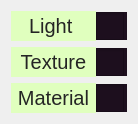
      <widget class="QWidget" name="layoutWidget">
       <property name="geometry">
        <rect>
         <x>1260</x>
         <y>220</y>
         <width>120</width>
         <height>110</height>
        </rect>
       </property>
       <layout class="QVBoxLayout" name="verticalLayout_16">
        <item>
         <layout class="QHBoxLayout" name="horizontalLayout_13">
          <property name="spacing">
           <number>0</number>
          </property>
          <item>
           <widget class="QLabel" name="lbl_Light">
            <property name="sizePolicy">
             <sizepolicy hsizetype="Expanding" vsizetype="Fixed">
              <horstretch>0</horstretch>
              <verstretch>0</verstretch>
             </sizepolicy>
            </property>
            <property name="minimumSize">
             <size>
              <width>85</width>
              <height>30</height>
             </size>
            </property>
            <property name="maximumSize">
             <size>
              <width>90</width>
              <height>16777215</height>
             </size>
            </property>
            <property name="styleSheet">
             <string notr="true">QLabel {
background-color: rgb(224, 255, 190);
color: rgb(36, 36, 36);
font-size: 20px;
border-style: outset;
border-width:0px;
border-radius: 0px;
border-color: rgb(71, 94, 76);
}</string>
            </property>
            <property name="text">
             <string>Light </string>
            </property>
            <property name="alignment">
             <set>Qt::AlignCenter</set>
            </property>
           </widget>
          </item>
          <item>
           <widget class="QCheckBox" name="cbx_Light">
            <property name="sizePolicy">
             <sizepolicy hsizetype="Expanding" vsizetype="Fixed">
              <horstretch>0</horstretch>
              <verstretch>0</verstretch>
             </sizepolicy>
            </property>
            <property name="minimumSize">
             <size>
              <width>31</width>
              <height>0</height>
             </size>
            </property>
            <property name="maximumSize">
             <size>
              <width>31</width>
              <height>16777215</height>
             </size>
            </property>
            <property name="styleSheet">
             <string notr="true">QCheckBox::indicator {
    width: 28px;
    height: 28px;
}
QCheckBox{
background-color: rgb(29, 15, 30);
color: rgb(224, 255, 190);
}</string>
            </property>
            <property name="text">
             <string/>
            </property>
           </widget>
          </item>
         </layout>
        </item>
        <item>
         <layout class="QHBoxLayout" name="horizontalLayout_14">
          <property name="spacing">
           <number>0</number>
          </property>
          <item>
           <widget class="QLabel" name="lbl_Texture">
            <property name="sizePolicy">
             <sizepolicy hsizetype="Expanding" vsizetype="Fixed">
              <horstretch>0</horstretch>
              <verstretch>0</verstretch>
             </sizepolicy>
            </property>
            <property name="minimumSize">
             <size>
              <width>85</width>
              <height>30</height>
             </size>
            </property>
            <property name="maximumSize">
             <size>
              <width>90</width>
              <height>16777215</height>
             </size>
            </property>
            <property name="styleSheet">
             <string notr="true">QLabel {
background-color: rgb(224, 255, 190);
color: rgb(36, 36, 36);
font-size: 20px;
border-style: outset;
border-width:0px;
border-radius: 0px;
border-color: rgb(71, 94, 76);
}</string>
            </property>
            <property name="text">
             <string>Texture</string>
            </property>
            <property name="alignment">
             <set>Qt::AlignCenter</set>
            </property>
           </widget>
          </item>
          <item>
           <widget class="QCheckBox" name="cbx_Texture">
            <property name="sizePolicy">
             <sizepolicy hsizetype="Expanding" vsizetype="Fixed">
              <horstretch>0</horstretch>
              <verstretch>0</verstretch>
             </sizepolicy>
            </property>
            <property name="minimumSize">
             <size>
              <width>31</width>
              <height>0</height>
             </size>
            </property>
            <property name="maximumSize">
             <size>
              <width>31</width>
              <height>16777215</height>
             </size>
            </property>
            <property name="styleSheet">
             <string notr="true">QCheckBox::indicator {
    width: 28px;
    height: 28px;
}
QCheckBox{
background-color: rgb(29, 15, 30);
color: rgb(224, 255, 190);
}</string>
            </property>
            <property name="text">
             <string/>
            </property>
           </widget>
          </item>
         </layout>
        </item>
        <item>
         <layout class="QHBoxLayout" name="horizontalLayout_15">
          <property name="spacing">
           <number>0</number>
          </property>
          <item>
           <widget class="QLabel" name="lbl_Material">
            <property name="sizePolicy">
             <sizepolicy hsizetype="Expanding" vsizetype="Fixed">
              <horstretch>0</horstretch>
              <verstretch>0</verstretch>
             </sizepolicy>
            </property>
            <property name="minimumSize">
             <size>
              <width>85</width>
              <height>30</height>
             </size>
            </property>
            <property name="maximumSize">
             <size>
              <width>90</width>
              <height>16777215</height>
             </size>
            </property>
            <property name="styleSheet">
             <string notr="true">QLabel {
background-color: rgb(224, 255, 190);
color: rgb(36, 36, 36);
font-size: 20px;
border-style: outset;
border-width:0px;
border-radius: 0px;
border-color: rgb(71, 94, 76);
}</string>
            </property>
            <property name="text">
             <string>Material</string>
            </property>
            <property name="alignment">
             <set>Qt::AlignCenter</set>
            </property>
           </widget>
          </item>
          <item>
           <widget class="QCheckBox" name="cbx_Material">
            <property name="sizePolicy">
             <sizepolicy hsizetype="Expanding" vsizetype="Fixed">
              <horstretch>0</horstretch>
              <verstretch>0</verstretch>
             </sizepolicy>
            </property>
            <property name="minimumSize">
             <size>
              <width>31</width>
              <height>0</height>
             </size>
            </property>
            <property name="maximumSize">
             <size>
              <width>31</width>
              <height>16777215</height>
             </size>
            </property>
            <property name="styleSheet">
             <string notr="true">QCheckBox::indicator {
    width: 28px;
    height: 28px;
}
QCheckBox{
background-color: rgb(29, 15, 30);
color: rgb(224, 255, 190);
}</string>
            </property>
            <property name="text">
             <string/>
            </property>
           </widget>
          </item>
         </layout>
        </item>
       </layout>
      </widget>
